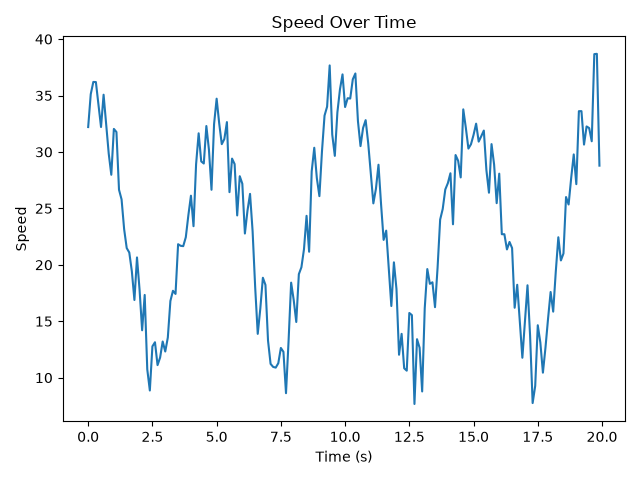

The script that saved this image:
import numpy as np
import matplotlib.pyplot as plt


# Read trajectory.csv
data = np.loadtxt("trajectory.csv", delimiter=",", skiprows=1)

t = data[:, 0]
x = data[:, 1]
y = data[:, 2]


# Plot the 2D trajectory
plt.figure()

plt.plot(x, y)

plt.xlabel("x")
plt.ylabel("y")
plt.title("2D Trajectory")

plt.tight_layout()
plt.show()


# Calculate velocity components
vx = np.gradient(x, t)
vy = np.gradient(y, t)


# Calculate total speed
speed = np.sqrt(vx**2 + vy**2)


# Plot speed over time
plt.figure()

plt.plot(t, speed)

plt.xlabel("Time (s)")
plt.ylabel("Speed")
plt.title("Speed Over Time")

plt.tight_layout()
plt.savefig("trajectory.png")
